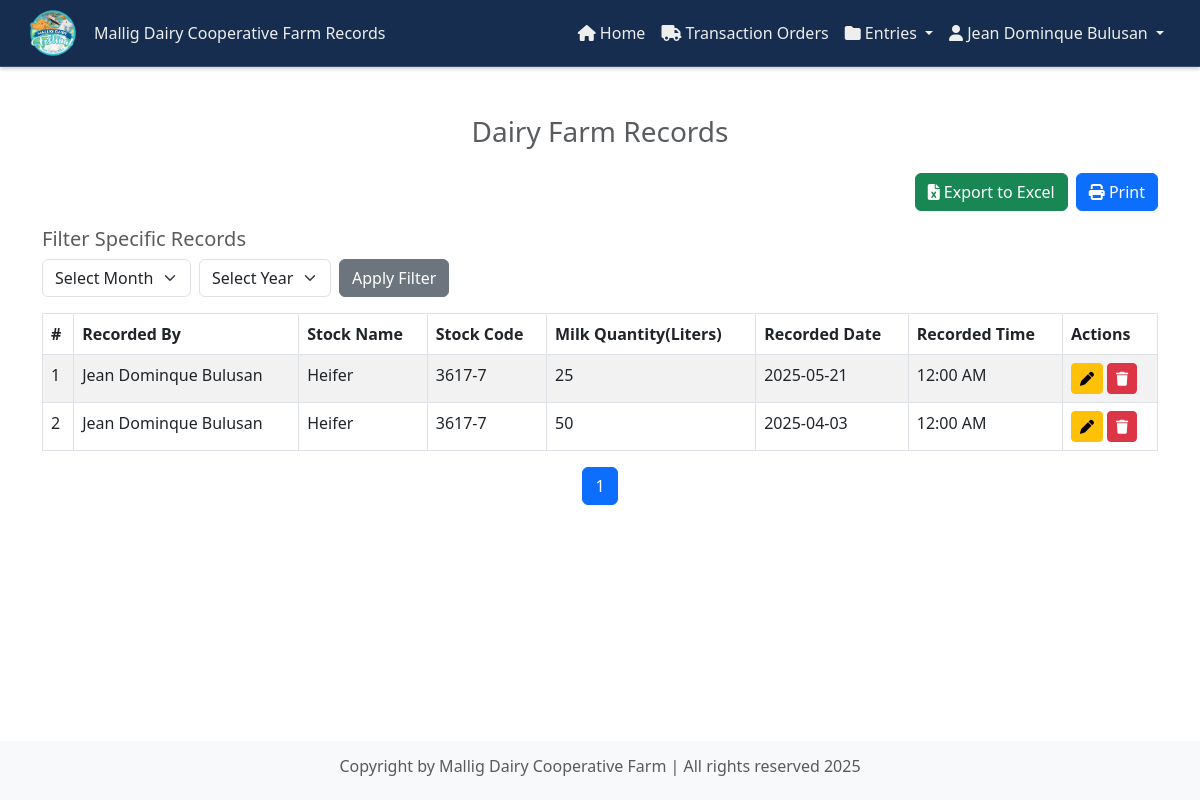
/admin/records.php (signed in), run on the app's committed database.
### tables this page shows
CREATE TABLE `milk_records` (
  `id` int(11) NOT NULL,
  `user_id` int(11) NOT NULL,
  `live_stock_id` int(11) NOT NULL,
  `record_date` date NOT NULL,
  `quantity` float NOT NULL,
  `recorded_at` date NOT NULL
);

CREATE TABLE `users` (
  `user_id` int(11) NOT NULL,
  `name` varchar(255) NOT NULL,
  `username` varchar(255) NOT NULL,
  `password` varchar(255) NOT NULL,
  `created_at` datetime NOT NULL,
  `role` varchar(20) DEFAULT NULL
);

CREATE TABLE `live_stocks` (
  `id` int(11) NOT NULL,
  `live_stock_name` varchar(100) NOT NULL,
  `live_stock_code` varchar(100) NOT NULL,
  `created_at` date NOT NULL
);

### admin/records.php (the view, shortened to what this page needs)
<?php
include '../components/config.php';
$records_per_page = 10;
$page = isset($_GET['page']) && is_numeric($_GET['page']) ? (int)$_GET['page'] : 1;
$offset = ($page - 1) * $records_per_page;
$query = "
    SELECT
        r.id AS record_id,
        r.user_id,
        u.name,
        l.live_stock_name,
        l.live_stock_code,
        r.record_date,
        r.quantity,
        r.recorded_at
    FROM
        milk_records r
    INNER JOIN
        users u
    ON
        r.user_id = u.user_id
    INNER JOIN
        live_stocks l
    ON
        r.live_stock_id = l.id
    ORDER BY
        r.record_date DESC
    LIMIT $offset, $records_per_page
";
$result = $con->query($query);
$data = [];
if ($result->num_rows > 0) {
    while ($row = $result->fetch_assoc()) {
        $data[] = $row;
    }
}
$total_records_query = "SELECT COUNT(*) AS total FROM milk_records";
$total_records_result = $con->query($total_records_query);
$total_records = $total_records_result->fetch_assoc()['total'];
$total_pages = ceil($total_records / $records_per_page);
?>
<!DOCTYPE html>
<html lang="en">
<head>
    <link rel="stylesheet" href="https://cdnjs.cloudflare.com/ajax/libs/font-awesome/6.0.0-beta3/css/all.min.css" />
    <link href="https://cdn.jsdelivr.net/npm/bootstrap@5.3.0-alpha1/dist/css/bootstrap.min.css" rel="stylesheet">
    <link rel="stylesheet" href="../style/search.css">
    <link rel="stylesheet" href="https://cdnjs.cloudflare.com/ajax/libs/font-awesome/6.7.2/css/all.min.css">
    <link rel="stylesheet" href="../style/header.css">
</head>
<body>
    <?php include '../components/admin_header.php'; ?>
    <div class="container mt-5">
        <h3 class="mb-4 text-center text-muted">Dairy Farm Records</h3>
        <div class="mb-3 d-flex justify-content-end">
            <button id="exportExcel" class="btn btn-success me-2">
                <i class="fas fa-file-excel"></i> Export to Excel
            </button>
            <button id="printPage" class="btn btn-primary">
                <i class="fas fa-print"></i> Print
            </button>
        </div>
        <h5 class="mb-2 text-start text-muted">Filter Specific Records</h5>
        <div class="mb-3 d-flex justify-content-start">
            <select id="filterMonth" class="form-select me-2" style="width: auto;">
                <option value="">Select Month</option>
            </select>
            <select id="filterYear" class="form-select me-2" style="width: auto;">
                <option value="">Select Year</option>
            </select>
            <button id="applyFilter" class="btn btn-secondary">Apply Filter</button>
        </div>
        <table class="table table-bordered table-striped" id="recordsTable">
            <thead>
                <tr>
                    <th>#</th>
                    <th>Recorded By</th>
                    <th>Stock Name</th>
                    <th>Stock Code</th>
                    <th>Milk Quantity(Liters)</th>
                    <th>Recorded Date</th>
                    <th>Recorded Time</th>
                    <th>Actions</th>
                </tr>
            </thead>
            <tbody>
                <?php if (!empty($data)): ?>
                    <?php foreach ($data as $index => $record): ?>
                        <tr>
                            <td><?php echo $offset + $index + 1; ?></td>
                            <td><?php echo htmlspecialchars($record['name']); ?></td>
                            <td><?php echo htmlspecialchars($record['live_stock_name']); ?></td>
                            <td><?php echo htmlspecialchars($record['live_stock_code']); ?></td>
                            <td><?php echo htmlspecialchars($record['quantity']); ?></td>
                            <td><?php echo date('Y-m-d', strtotime($record['recorded_at'])); ?></td>
                            <td><?php echo date('h:i A', strtotime($record['recorded_at'])); ?></td>
                            <td>
                            <button class="btn btn-warning btn-sm edit-record" data-id="<?php echo $record['record_id']; ?>" data-bs-toggle="modal" data-bs-target="#editRecordModal">
                                <i class="fas fa-pen"></i>
                            </button>
                                <button class="btn btn-danger btn-sm delete-record" data-id="<?php echo $record['record_id']; ?>">
                                    <i class="fas fa-trash"></i>
                                </button>
                            </td>
                        </tr>
                    <?php endforeach; ?>
                <?php else: ?>
                    <tr>
                        <td colspan="6" class="text-center">No records found</td>
                    </tr>
                <?php endif; ?>
            </tbody>
        </table>
        <nav>
            <ul class="pagination justify-content-center">
                <?php for ($i = 1; $i <= $total_pages; $i++): ?>
                    <li class="page-item <?php echo $i == $page ? 'active' : ''; ?>">
                        <a class="page-link" href="?page=<?php echo $i; ?>"><?php echo $i; ?></a>
                    </li>
                <?php endfor; ?>
            </ul>
        </nav>
    </div>
    <?php include '../components/footer.php'; ?>
</body>
</html>

### components/footer.php (style rules this page uses)
body { display: flex; flex-direction: column; min-height: 100vh; margin: 0; }

### data on the page
milk_records: index "1", user.name "Jean Dominque Bulusan", live_stock.live_stock_name "Heifer", live_stock.live_stock_code "3617-7", quantity "25", recorded_at "2025-05-21", recorded_at "12:00 AM"
milk_records: index "2", user.name "Jean Dominque Bulusan", live_stock.live_stock_name "Heifer", live_stock.live_stock_code "3617-7", quantity "50", recorded_at "2025-04-03", recorded_at "12:00 AM"

### other printed values
$_SESSION['name'] "Jean Dominque Bulusan"
